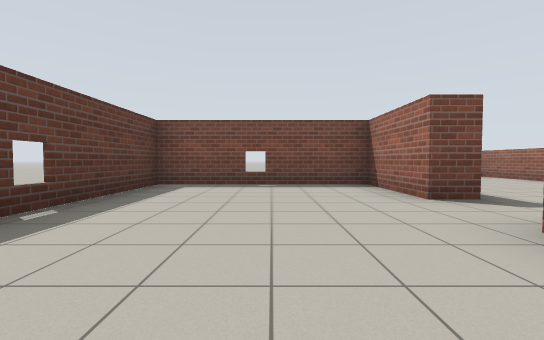
View 1 (above)

23 first-person views from a walk through a world built for the Gazebo simulator. The camera is 0.94 m above the floor, tilts 2° down and sees 90° across. The floor is counted in squares, 2 m on a side. Each view is taken from the middle of a square. On the plan, view 1 faces up. The plan holds only what a view shows up to about 9 squares ahead; the rest is blank.

View 2
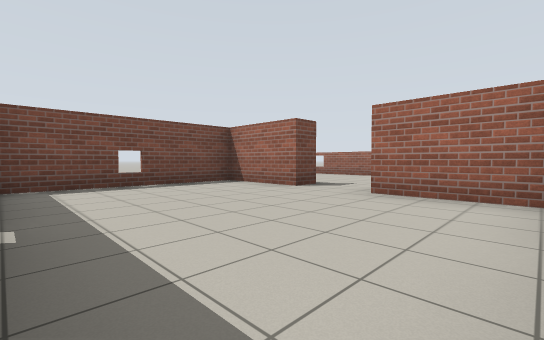

View 3
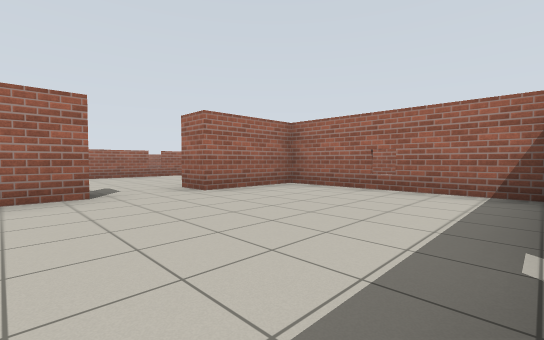

View 4
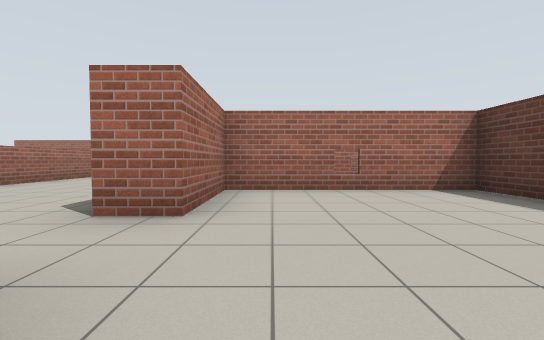

View 5
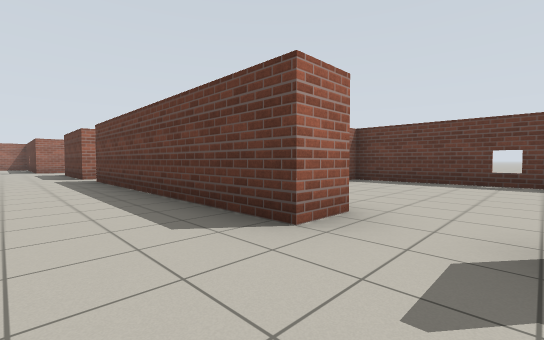

View 6
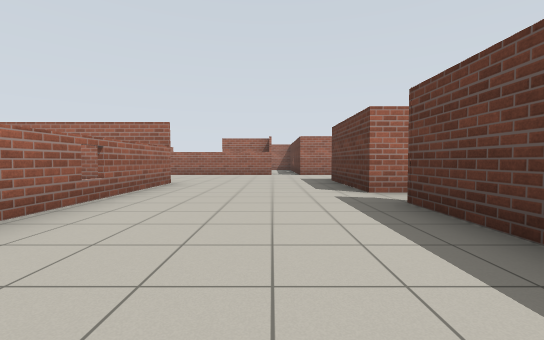

View 7
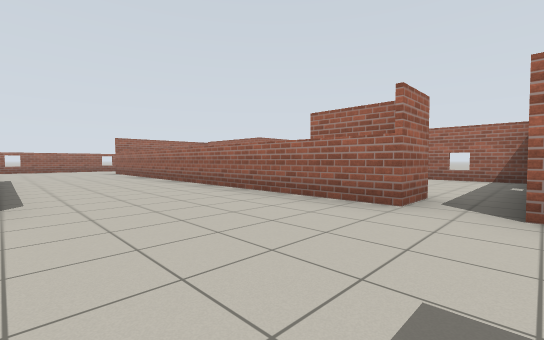

View 8
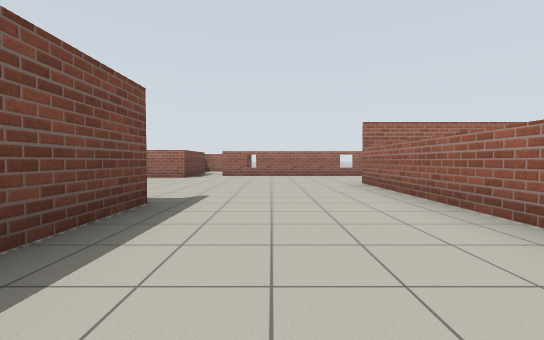

View 9
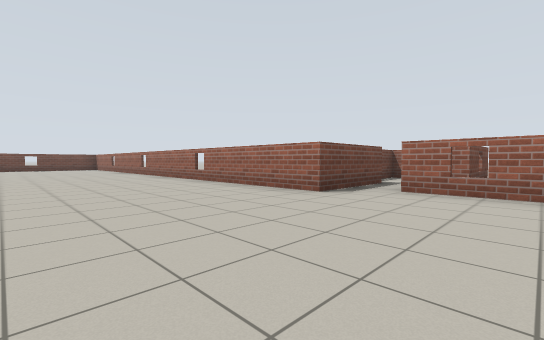

View 10
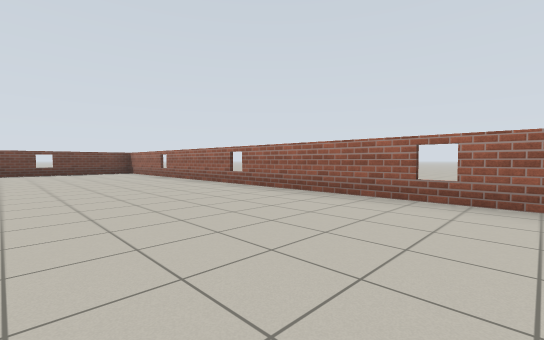

View 11
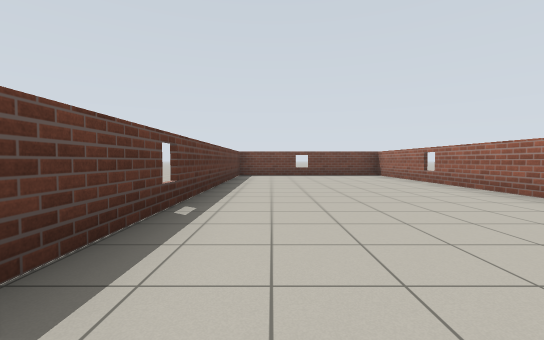

View 12
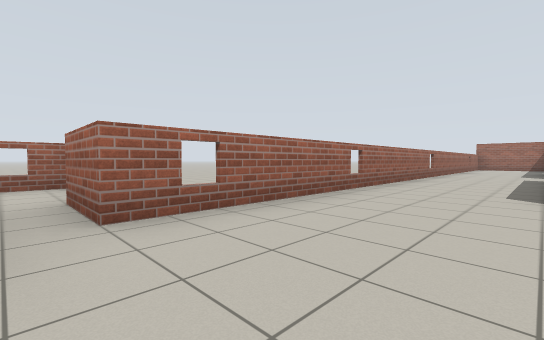

View 13
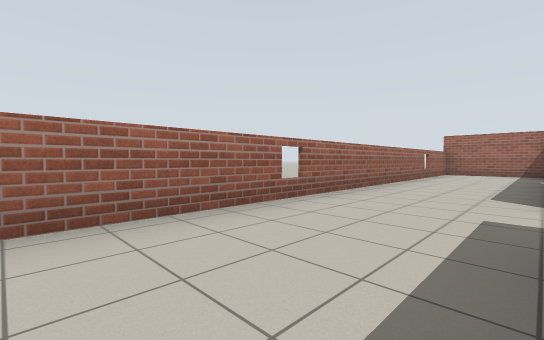

View 14
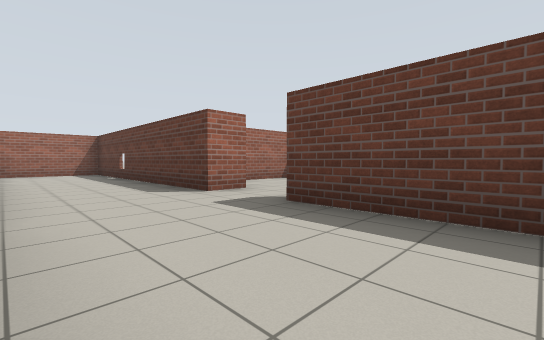

View 15
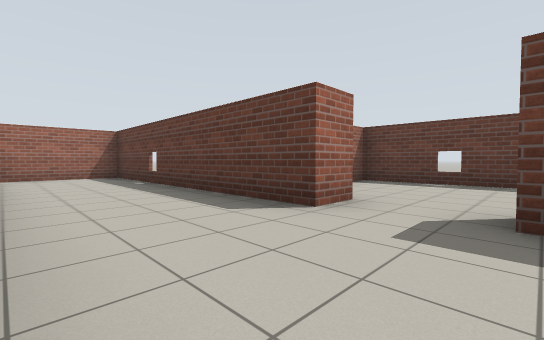

View 16
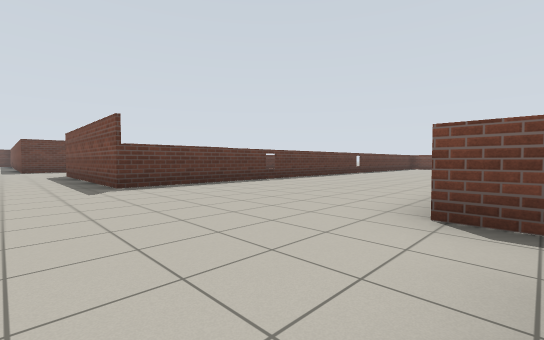

View 17
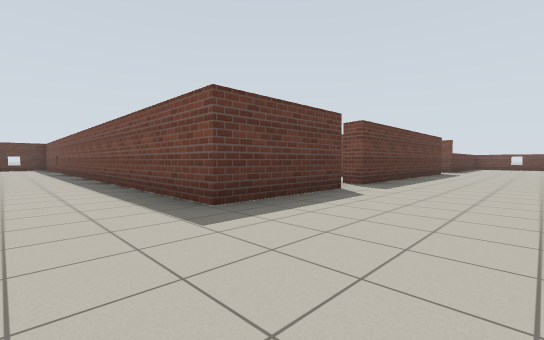

View 18
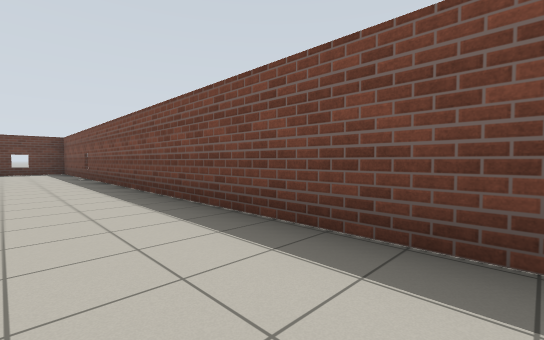

View 19
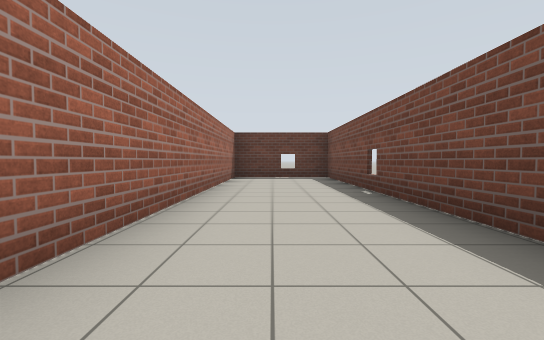

View 20
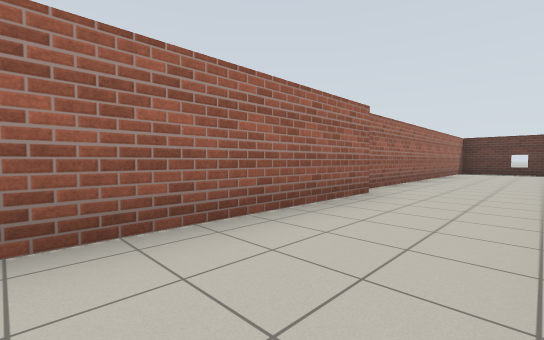

View 21
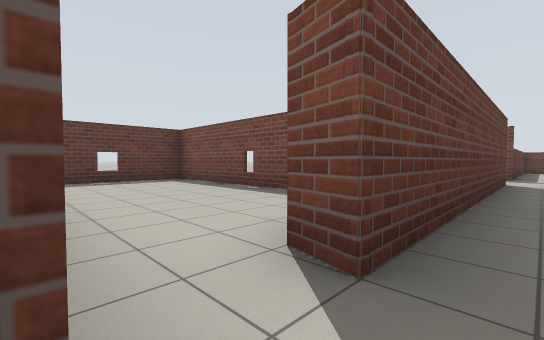

View 22
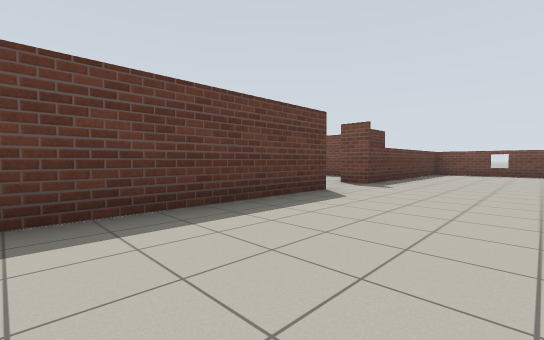

View 23
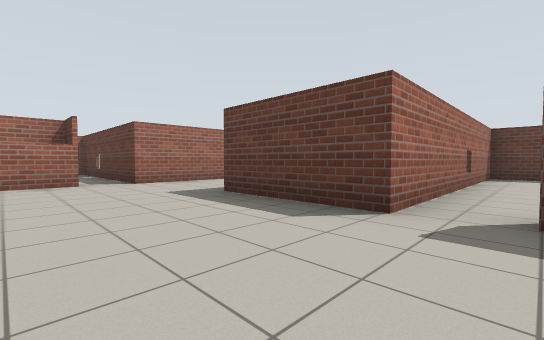

### Floor plan
Points are (right, up) in squares from view 1. A wall is a line through its corners. A room is listed if a view was taken in it or the views show most of it. See-through windows are left out.
Room 1 (views 1, 2, 3, 4)
walls: (1.7, 3.2) (1.7, 5.4); (-0.9, -1.6) (0.6, -1.6); (2, 5.3) (-2.2, 5.3) (-2.2, -0.3) (1.7, -0.3) (1.7, 1.7)
ways out: opening at (2, 2.5) to room 2
Room 2 (views 5, 6, 7, 8, 9, 10, 11, 12, 13, 14, 15, 16, 17, 18, 19, 20, 21, 22, 23)
walls: (4, -9.8) (13.7, -9.8); (4.1, -10.7) (5.8, -10.7); (13.6, -11.9) (13.6, -14.1); (2.5, -4.9) (2.5, -7.4) (-11.6, -7.4) (-11.6, -10) (-4.2, -10); (17.6, -5.6) (15.4, -5.6) (15.4, 7.7) (11, 7.7) (11, -6.6) (6.1, -6.6) (6.1, 8); (13.6, -15.6) (13.6, -22.2) (16.2, -22.2) (16.2, -6.5) (17.6, -6.5); (19.6, -6.9) (19.6, -5.1) (18.9, -5.1); (1.7, 1.7) (2.5, 1.7) (2.5, -4); (-3.9, -9.8) (3.1, -9.8); (2, 5.4) (2, 4.5); (5, 8.2) (2.5, 8.2) (2.5, 3.2) (1.7, 3.2)
ways out: opening at (2, 2.5) to room 1; gap at (2, -4) to room 3; opening at (-4, -10); opening at (13, -15)
Room 3 (no view inside)
walls: (0.8, -1.7) (-3.6, -1.7) (-3.6, -4.9) (2.5, -4.9)
ways out: gap at (2, -4) to room 2

Positions as (right, up) in squares from view 1, and headings:
1: (0, 0), facing up
2: (-2, 0), facing up-right
3: (-2, 4), facing down-right
4: (1, 4), facing down
5: (4, 3), facing down-left
6: (4, -1), facing down
7: (3, -7), facing down-right
8: (8, -8), facing right
9: (12, -8), facing up-right
10: (12, -3), facing up-right
11: (12, -1), facing up
12: (14, -6), facing down-right
13: (14, -12), facing down-right
14: (16, -12), facing down-left
15: (16, -14), facing down-left
16: (16, -8), facing up-left
17: (5, -9), facing up-left
18: (0, -9), facing up-left
19: (-4, -9), facing left
20: (0, -8), facing down-left
21: (3, -5), facing up-left
22: (5, -2), facing up-left
23: (5, -4), facing down-left
